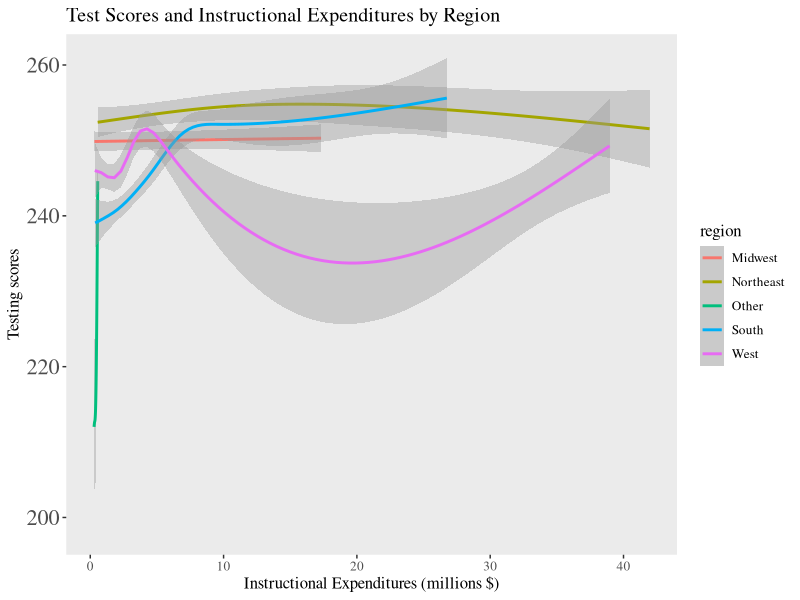
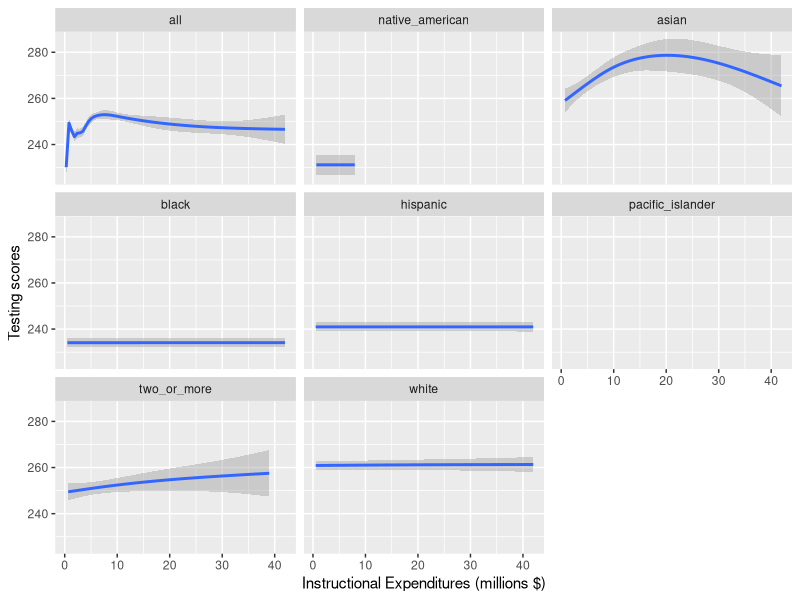
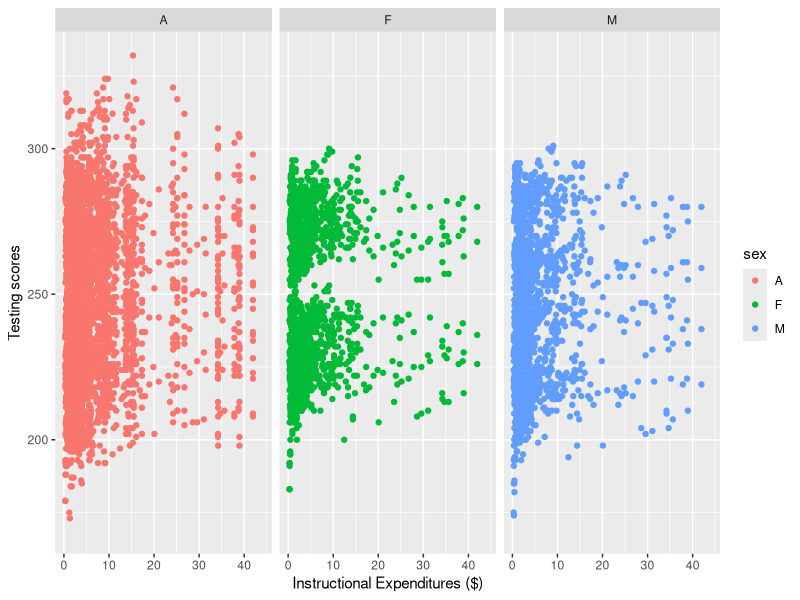
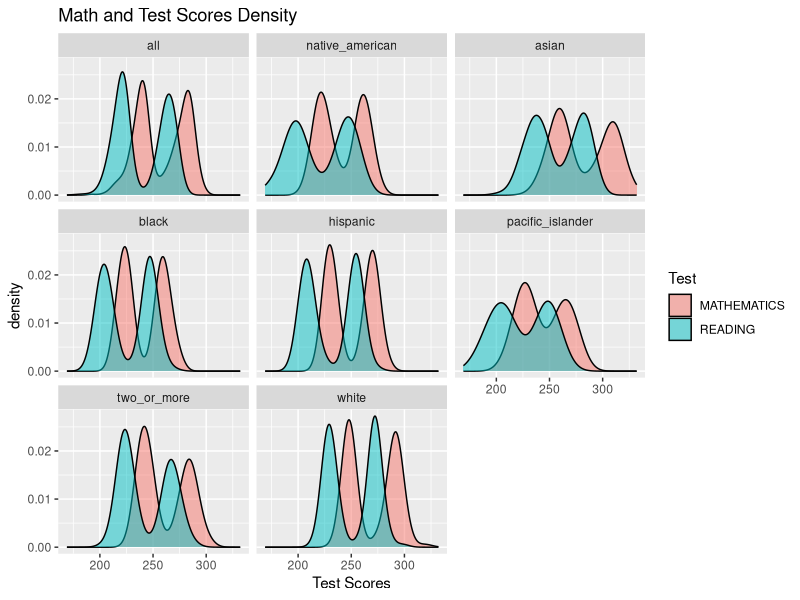
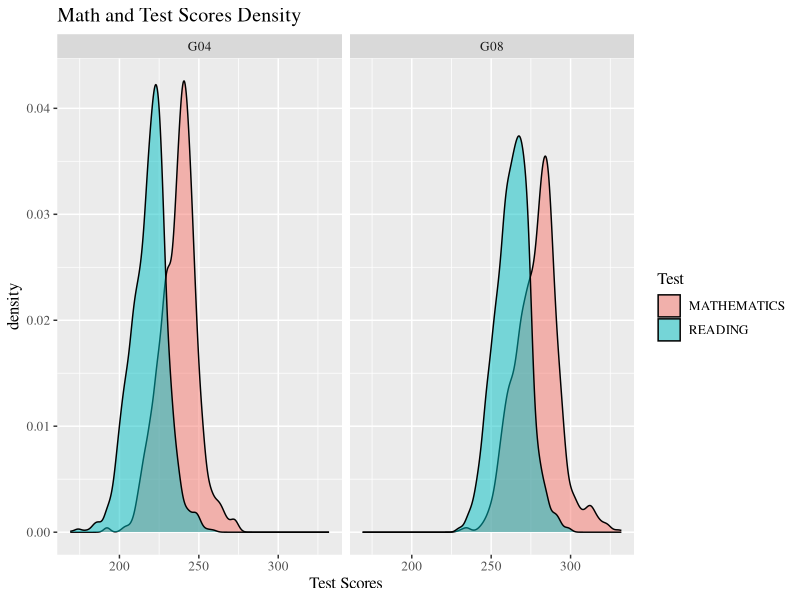
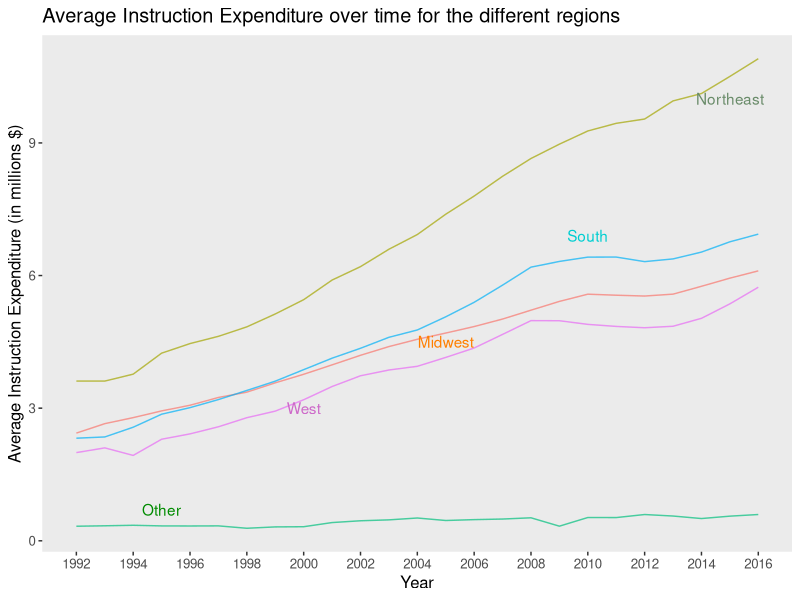
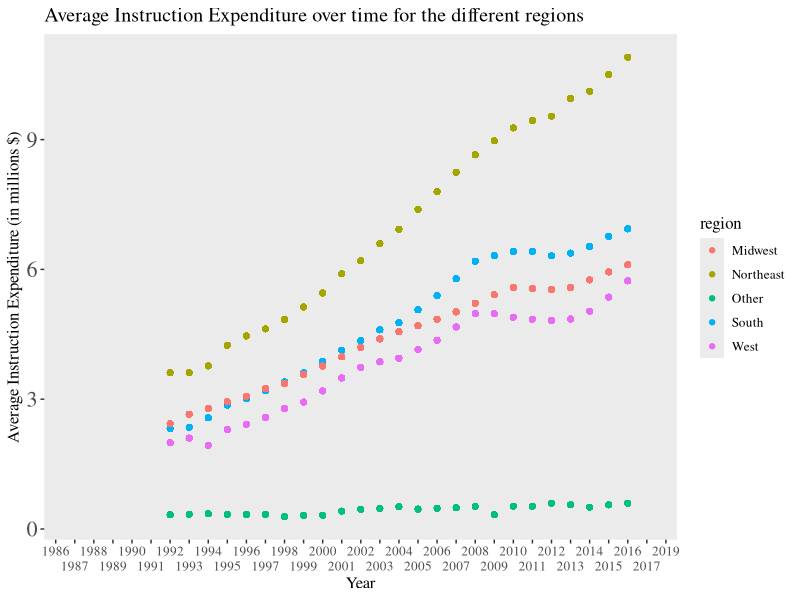

The R source for these figures, in order: (Note: this script raises an error after producing the figures.)
## ---- chunk 1
knitr::opts_chunk$set(echo = FALSE, message = FALSE, results = FALSE, warning = FALSE)
library(tidyverse)
library(readxl)
## ---- chunk 2
schools <- read_xlsx("US_schools_data.xlsx")
## ---- chunk 3
clean_schools <-schools %>%
  select(PRIMARY_KEY,
         TOTAL_EXPENDITURE, 
         INSTRUCTION_EXPENDITURE, 
         SUPPORT_SERVICES_EXPENDITURE, 
         OTHER_EXPENDITURE, 
         CAPITAL_OUTLAY_EXPENDITURE, 
         ends_with("READING"), 
         ends_with("MATHEMATICS"))
## ---- chunk 4

clean_schools$PRIMARY_KEY <- str_replace(clean_schools$PRIMARY_KEY,"_", " ")

clean_schools <- clean_schools %>%
  separate(PRIMARY_KEY, 
           into = c("year", "state"), 
           sep = " ")

clean_schools$state <- str_replace_all(clean_schools$state, "_", " ")


## ---- chunk 5
clean_schools <- clean_schools %>%
  pivot_longer("G04_A_A_READING":"G08_TR_A_MATHEMATICS",
               names_to = c("grade","race", "sex", "test"),
               names_sep = "_",
               values_to = "score")
## ---- chunk 6
clean_schools <- clean_schools %>%
  mutate(sex = as.factor(sex),
         race = fct_recode(as.factor(clean_schools$race), 
                           all = "A",
                           asian = "AS",
                           hispanic = "HI",
                           black = "BL",
                           white = "WH",
                           pacific_islander = "HP",
                           two_or_more = "TR",
                           native_american = "AM"),
         test = as.factor(test),
         grade =as.factor(grade),
         INSTRUCTION_EXPENDITURE = INSTRUCTION_EXPENDITURE / 1000000
         )
  
## ---- chunk 7
MIDWEST <- c("INDIANA",
             "ILLINOIS",
             "MICHIGAN",
             "OHIO",
             "WISCONSIN",
             "IOWA",
             "KANSAS",
             "MINNESOTA",
             "MISSOURI",
             "NEBRASKA",
             "NORTH DAKOTA",
             "SOUTH DAKOTA")

NORTHEAST <- c("CONNECTICUT",
               "MAINE",
               "MASSACHUSETTS",
               "NEW HAMPSHIRE",
               "RHODE ISLAND",
               "VERMONT",
               "NEW JERSEY",
               "NEW YORK",
               "PENNSYLVANIA")

SOUTH <- c("DELAWARE",
           "DISTRICT",
           "FLORIDA",
           "GEORGIA",
           "MARYLAND",
           "NORTH CAROLINA",
           "SOUTH CAROLINA",
           "VIRGINIA",
           "WEST VIRGINIA",
           "ALABAMA",
           "KENTUCKY",
           "MISSISSIPPI",
           "TENNESSEE",
           "ARKANSAS",
           "LOUISIANA",
           "OKLAHOMA",
           "TEXAS")

WEST <- c("ARIZONA",
          "COLORADO",
          "IDAHO",
          "NEW MEXICO",
          "MONTANA",
          "UTAH",
          "NEVADA",
          "WYOMING",
          "ALASKA",
          "CALIFORNIA",
          "HAWAII",
          "OREGON",
          "WASHINGTON")

clean_schools <- clean_schools %>%
  mutate(region = if_else(state %in% MIDWEST, "Midwest", 
                          if_else(state %in% NORTHEAST, "Northeast", 
                                  if_else(state %in% SOUTH, "South", 
                                          if_else(state %in% WEST, "West", "Other")))))

## ---- chunk 8
clean_schools %>%
  group_by(region) %>%
  ggplot(aes(x = INSTRUCTION_EXPENDITURE, y = score, color = region)) +
  geom_smooth() +
  theme(panel.grid.major = element_blank(), 
        panel.grid.minor = element_blank(),
        text=element_text(size=12, 
                          family="serif"),
                          axis.text.y = element_text(size = 16)) +
  labs(title = "Test Scores and Instructional Expenditures by Region",
       x = "Instructional Expenditures (millions $)", 
       y = "Testing scores")  
## ---- chunk 9
clean_schools %>%
  ggplot(aes(x = INSTRUCTION_EXPENDITURE, y = score)) +
  #geom_point() +
  geom_smooth() +
  labs(x = "Instructional Expenditures (millions $)", 
       y = "Testing scores")  +
  facet_wrap(~race)
## ---- chunk 10
clean_schools %>%
  ggplot(aes(x = INSTRUCTION_EXPENDITURE, y = score, color = sex)) +
  geom_point() +
  labs(x = "Instructional Expenditures ($)", 
       y = "Testing scores")  +
  facet_wrap(~sex)
## ---- chunk 11
clean_schools %>%
  ggplot() +
  geom_density(mapping = aes(x = score, fill = test), alpha = 0.5) +
  facet_wrap(~race) +
  labs(title = "Math and Test Scores Density", x = "Test Scores", fill = "Test")
## ---- chunk 12
clean_schools %>%
  ggplot()+
  geom_density(mapping = aes(x = score, fill = test), alpha = 0.5) +
  facet_wrap(~grade) +
  theme(text=element_text(size=12, 
                          family="serif")) +
  labs(title = "Math and Test Scores Density", x = "Test Scores", fill = "Test")
## ---- chunk 13
clean_schools %>%
  filter(!is.na(INSTRUCTION_EXPENDITURE)) %>%
  group_by(year, region) %>%
  mutate(
    avg = mean(INSTRUCTION_EXPENDITURE, na.rm = TRUE),
         year = as.numeric(year),
    region = as.factor(region)
    ) %>%
  ggplot(mapping = aes(x = year, y = avg, color = region))+
  geom_line(alpha = 0.7) +
  theme(legend.position="none",
        panel.grid.major = element_blank(), 
        panel.grid.minor = element_blank(),
        text=element_text(size=12, family="sans"))+
  annotate(geom="text", x=2015, y=10, label="Northeast", color = "darkseagreen4") +
  annotate(geom="text", x=2000, y=3, label="West", color = "orchid3") +
  annotate(geom="text", x=1995, y=0.7, label="Other", color = "green4") +
  annotate(geom="text", x=2005, y=4.5, label="Midwest", color = "darkorange1") +
  annotate(geom="text", x=2010, y=6.9, label="South", color = "darkturquoise") +
  scale_x_continuous(breaks = round(seq(min(clean_schools$year), max(clean_schools$year), by = 2),1)) +
  labs(title = "Average Instruction Expenditure over time for the different regions", y = "Average Instruction Expenditure (in millions $)", x = "Year")
## ---- chunk 14
clean_schools %>%
  #filter(!is.na(INSTRUCTION_EXPENDITURE)) %>%
  group_by(year, region, race, sex) %>%
  mutate(  avg = mean(INSTRUCTION_EXPENDITURE, na.rm = TRUE),
         year = as.factor(year)) %>%
  ggplot(mapping = aes(x = year, y = avg, color = region))+
  geom_point() +
  scale_x_discrete(guide = guide_axis(n.dodge=2))+
  theme(panel.grid.major = element_blank(), 
        panel.grid.minor = element_blank(),
        text=element_text(size=12, 
                          family="serif"),
        axis.text.y = element_text(size = 16))+
  labs(title = "Average Instruction Expenditure over time for the different regions", y = "Average Instruction Expenditure (in millions $)", x = "Year")
## ---- chunk 15
clean_schools %>%
  group_by(year, region) %>%
  filter(year > 1992 & year < 2017) %>%
  mutate(
    avg = mean(INSTRUCTION_EXPENDITURE, na.rm = TRUE),
         year = as.factor(year)) %>%
  ggplot(mapping = aes(x = year, 
                       y = avg,
                       group = region,
                       color = fct_reorder2(region, year, INSTRUCTION_EXPENDITURE)))+
  geom_line() +
  scale_x_discrete(guide = guide_axis(n.dodge=2)) +
  #scale_colour_brewer(palette = "Paired") +
  theme(panel.grid.major = element_blank(), 
        panel.grid.minor = element_blank(),
        text=element_text(size=12, 
                          family="serif"),
        axis.text.y = element_text(size = 16))+
  # code for removing gridlines from https://felixfan.github.io/ggplot2-remove-grid-background-margin/
  # code for font from https://stackoverflow.com/questions/34522732/changing-fonts-in-ggplot2
  # annotation from https://ggplot2.tidyverse.org/reference/annotate.html
  labs(title = "Average Instruction Expenditure Over Time by Region",
       x = "Year",
       y = "Average Instruction Expenditure (Millions $)",
       color = "Region")+
  annotate("text", 
           x = "2012", 
           y = 7.75, 
           label = "Large increase \n for Northeast",
           size = 2)

## ---- chunk 16
clean_schools %>%
  filter(test == "MATHEMATICS",
         !is.na(score)) %>%
  lm(score ~ INSTRUCTION_EXPENDITURE, data = .) ->
  math_model

clean_schools %>%
  filter(test == "READING",
         !is.na(score)) %>%
  lm(score ~ INSTRUCTION_EXPENDITURE, data = .) ->
  reading_model
## ---- chunk 17
summary(math_model)
# math model has higher r^2
summary(reading_model)
## ---- chunk 18
clean_schools %>%
  lm(score ~ test, data = .) ->
  test_model
summary(test_model)
## ---- chunk 19
clean_schools %>%
  mutate(year = as.numeric(year)) %>%
  lm(score ~ test + year, data = .) %>%
  summary()
## ---- chunk 20
clean_schools %>%
  mutate(year = as.numeric(year),
         state = as.factor(state)) %>%
  lm(score ~ test + year + SUPPORT_SERVICES_EXPENDITURE, data = .) %>%
  summary()
## ---- chunk 21
clean_schools %>%
  mutate(year = as.numeric(year)) %>%
  lm(score ~ test + year + region + SUPPORT_SERVICES_EXPENDITURE, data = .) %>%
  summary()
## ---- chunk 22
clean_schools %>%
  mutate(year = as.numeric(year)) %>%
  lm(score ~ test + year + region + SUPPORT_SERVICES_EXPENDITURE + race, data = .) %>%
  summary()
## ---- chunk 23
clean_schools %>%
  mutate(year = as.numeric(year)) %>%
  lm(score ~ test + year + region + race, data = .) %>%
  summary()
## ---- chunk 24
clean_schools %>%
  mutate(year = as.numeric(year)) %>%
  lm(score ~ test + year + region + SUPPORT_SERVICES_EXPENDITURE + race + grade, data = .) %>%
  summary()
## ---- chunk 25
clean_schools %>%
  mutate(year = as.numeric(year)) %>%
  lm(score ~ test + year + region +  race + grade + sex, data = .) %>%
  summary()


## ---- chunk 26
clean_schools %>%
  mutate(year = as.numeric(year)) %>%
  lm(score ~ test + year + region + race + grade + INSTRUCTION_EXPENDITURE, data = .) %>%
  summary()
## ---- chunk 27
clean_schools %>%
  mutate(year = as.numeric(year)) %>%
  ggplot(mapping = aes(x = year, 
                           y = score,
                           color = race)) +
  geom_point()+
  geom_jitter()+
  #stat_smooth(method = "lm") +
  facet_grid(rows = vars(test),
             cols = vars(grade)) +
  theme(panel.grid.major = element_blank(), 
        panel.grid.minor = element_blank(),
        text=element_text(size=12, 
                          family="serif")
        ) +
  labs(title = "Final Model Explaining Test Scores",
       color = "Race",
       x = "Year",
       y = "Test Score")
## ---- chunk 28
everysecond <- function(x){
  x <- sort(unique(x))
  x[seq(2, length(x), 2)] <- ""
  x
}
#source: https://community.rstudio.com/t/how-to-automatically-skip-some-x-labels/65702/4)
## ---- chunk 29
clean_schools %>%
  filter(year >= 2010,
         race != "all") %>%
  mutate(year = as.factor(year)) %>%
  ggplot(mapping = aes(x = year, 
                           y = score,
                           color = race)) +
  geom_point() +
  geom_jitter() +
  stat_smooth(method = "lm")+
  facet_grid(rows = vars(test),
             cols = vars(grade)) +
  scale_x_discrete(
    labels = everysecond(clean_schools$year)
    ) +
  theme(panel.grid.major = element_blank(), 
        panel.grid.minor = element_blank(),
        text=element_text(size=12, 
                          family="serif")) +
  labs(title = "Testing Scores by Race",
       color = "Race",
       x = "Year",
       y = "Test Score")
## ---- chunk 30
clean_schools %>%
  filter(year >= 2010,
         race != "all") %>%
  mutate(year = as.factor(year)) %>%
  ggplot(mapping = aes(x = year, 
                           y = score,
                           color = grade)) +
  geom_point() +
  geom_jitter() +
  stat_smooth(method = "lm")+
  facet_grid(rows = vars(test), cols = vars(race)) +
  scale_x_discrete(
    labels = everysecond(clean_schools$year)
    ) +
  theme(panel.grid.major = element_blank(), 
        panel.grid.minor = element_blank(),
        text=element_text(size=15, 
                          family="serif"),
                          axis.text.x = element_text(size = 8)) +
  labs(title = "Testing Scores by Race after 2010",
       color = "Grade",
       x = "Year",
       y = "Test Score")
## ---- chunk 31
schools_lm <- clean_schools %>%
  mutate(year = as.numeric(year)) %>%
  lm(score ~ test + year + region + race + grade + INSTRUCTION_EXPENDITURE, data = .)
schools_predict <- predict(schools_lm)
schools_sigma <- sigma(schools_lm)
## ---- chunk 32
noise <- function(x, mean = 0, sd){
  n <- length(x)
  new_data <- x + rnorm(n, mean, sd)
  return(new_data)
}
## ---- chunk 33
new_data <- tibble(
  predict_score = noise(schools_predict,
                         sd = schools_sigma)
)
## ---- chunk 34
new_data <- clean_schools %>% 
  filter(!is.na(score), 
         !is.na(test), 
         !is.na(year),
         !is.na(region),
         !is.na(race),
         !is.na(grade),
         !is.na(INSTRUCTION_EXPENDITURE)) %>% 
  select(score, test, year, region, race, grade,
         INSTRUCTION_EXPENDITURE) %>% 
  bind_cols(new_data)
## ---- chunk 35
nsims <- 1000

sims <- map_dfc(1:nsims, ~tibble(
  sim = noise(schools_predict, 
              sd = schools_sigma)))
## ---- chunk 36
colnames(sims) <- colnames(sims) %>% 
  str_replace(pattern = "\\.\\.\\.",
                  replace = "_")
## ---- chunk 37
sims <- clean_schools %>% 
filter(!is.na(score), 
         !is.na(test), 
         !is.na(year),
         !is.na(region),
         !is.na(race),
         !is.na(grade),
         !is.na(INSTRUCTION_EXPENDITURE)) %>%  
  select(score) %>% 
  bind_cols(sims)
## ---- chunk 38
sim_r_sq <- sims %>% 
  map( ~lm(score ~ .x, data = sims)) %>% 
  map(broom::glance) %>% 
  map_dbl(~.$r.squared)
## ---- chunk 39
sim_r_sq <- sim_r_sq[names(sim_r_sq) != "score"]
head(sim_r_sq)
## ---- chunk 40
tibble(sims = sim_r_sq) %>% 
  ggplot(aes(x = sims)) + 
  geom_histogram() +
   theme(panel.grid.major = element_blank(), 
        panel.grid.minor = element_blank(),
        text=element_text(size=12, 
                          family="serif")) +
  labs(
    title = "Distribution of Simulated R-Sqaured",
       x = "R-Squared")
